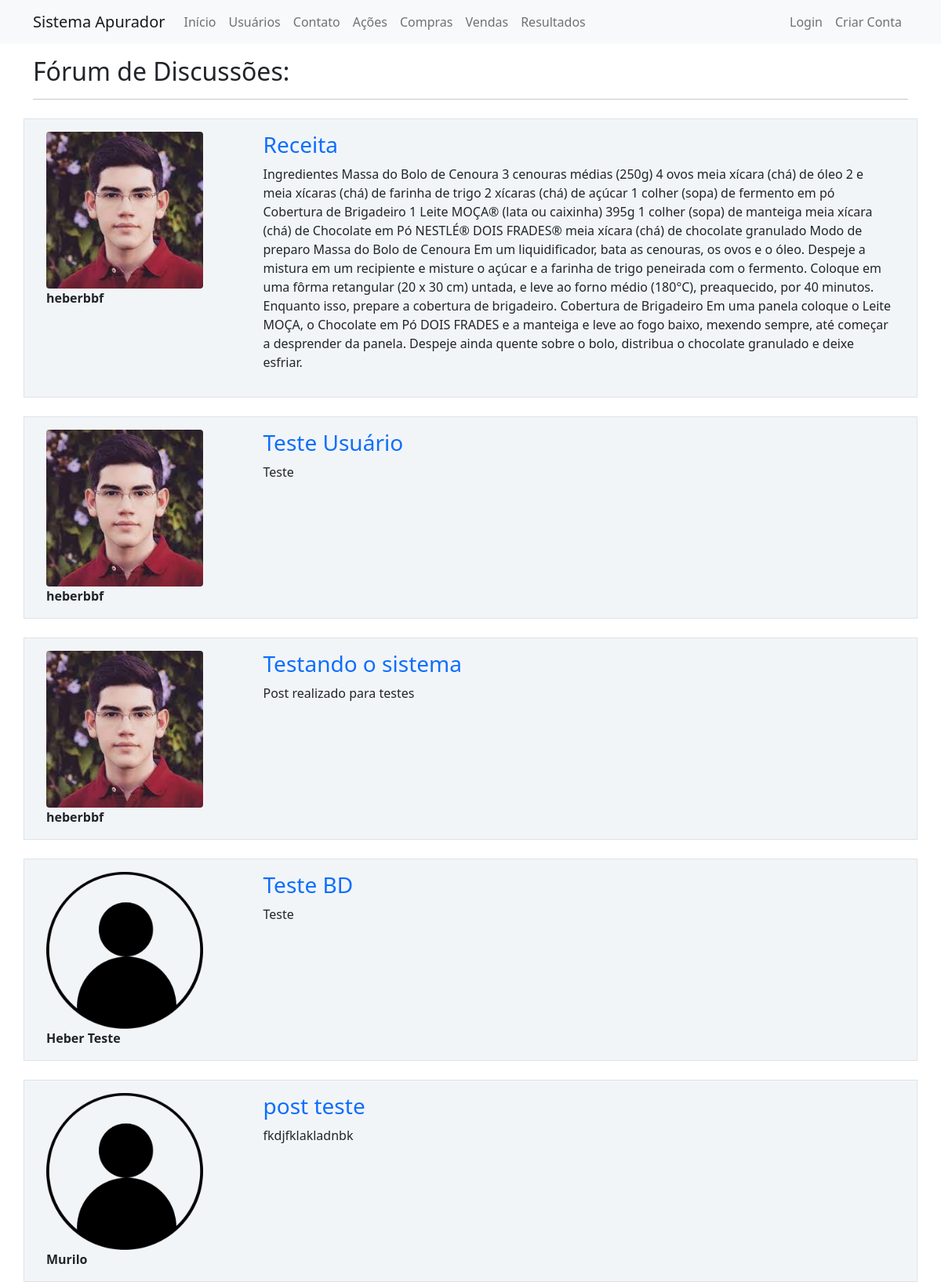
/forum, run on an earlier commit of the app's database.
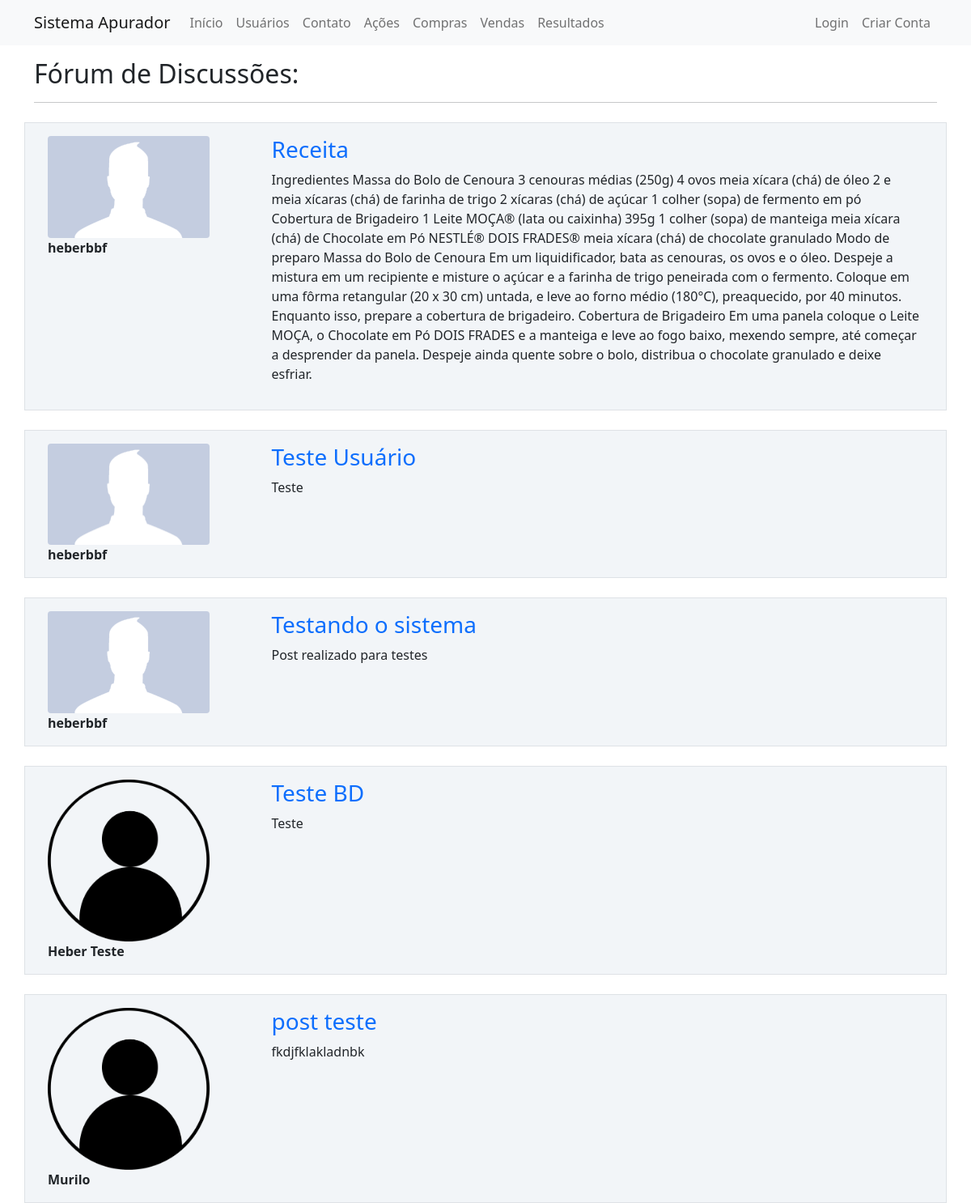
And on a later commit of the database.
### app/models.py (models this page shows, shortened)
class Post(database.Model):
    id = database.Column(database.Integer, primary_key=True)
    titulo = database.Column(database.String, nullable=False)
    corpo = database.Column(database.Text, nullable=False)
    data_criacao = database.Column(database.DateTime, nullable=False, default=datetime.utcnow)
    id_usuario = database.Column(database.Integer, database.ForeignKey('usuario.id'), nullable=False)

class Usuario(database.Model, UserMixin):
    id = database.Column(database.Integer, primary_key=True)
    username = database.Column(database.String, nullable=False)
    email = database.Column(database.String, nullable=False, unique=True)
    senha = database.Column(database.String, nullable=False)
    foto_perfil = database.Column(database.String, default='default.jpg')
    posts = database.relationship('Post', backref='autor', lazy=True)
    cursos = database.Column(database.String, nullable=False, default='Não Informado')
    compras = database.relationship('Compras', backref='autor', lazy=True)
    vendas = database.relationship('Vendas', backref='autor', lazy=True)
    apuracao = database.relationship('Apuracao', backref='autor', lazy=True)

### app/routes.py (the view)
@app.route('/forum')
def forum():
    posts = Post.query.order_by(Post.id.desc())
    return render_template('forum.html', posts=posts)

### app/templates/forum.html (shortened to what this page needs)
{% extends 'base.html' %}
{% block body %}
        <div class="container mt-3">
            <h2>Fórum de Discussões:</h2>
            <hr>
            {% for post in posts %}
            <div class="row border mt-4 p-3 meupost">
                <div class="col col-3">
                    <div class="image pe-2"> <img src=" {{ url_for('static', filename='fotos_perfil/{}'.format(post.autor.foto_perfil)) }}" class="rounded" width="200"> </div>
                    <strong>{{ post.autor.username }}</strong>
                </div>
                <div class="col col-9">
                    <a style="text-decoration: none" href="{{ url_for('exibir_post', post_id=post.id) }}"><h3>{{ post.titulo }}</h3></a>
                    <p>{{ post.corpo }}</p>
                </div>
            </div>
            {% endfor %}
        </div>
{% endblock %}

What changed in the data, as far as the page shows it:
changed through a linked row, Post "Receita": foto_perfil: a different picture
changed through a linked row, Post "Teste Usuário": foto_perfil: a different picture
changed through a linked row, Post "Testando o sistema": foto_perfil: a different picture
